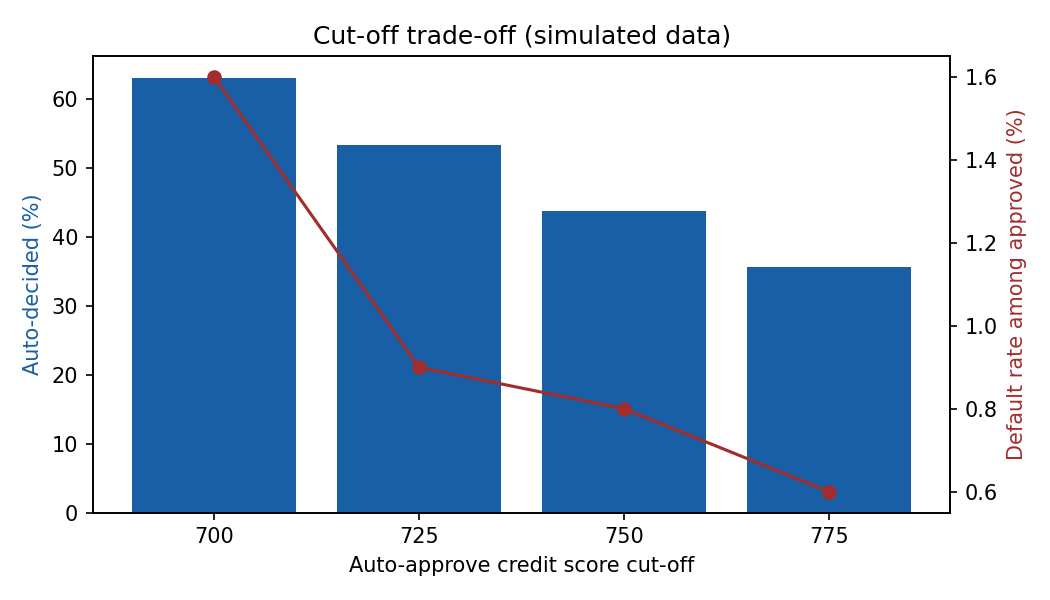

This chart was generated by the following Python code:
"""
Threshold sensitivity analysis.

Re-runs the screening with different auto-approve credit score cut-offs and
shows the trade-off: more auto-approvals vs. more risky approvals.

"Risky approval" = an auto-approved customer who (in the simulated data)
would later default. All data is synthetic and illustrative.
"""
import copy

import pandas as pd

from loan_screening import OUT, generate_applications, load_config, run_screening

CUTOFFS = [700, 725, 750, 775]


def main():
    base_cfg = load_config()
    df = generate_applications(n=1000, seed=42)
    rows = []

    for cutoff in CUTOFFS:
        cfg = copy.deepcopy(base_cfg)
        cfg["auto_approve"]["min_score"] = cutoff
        result = run_screening(df, cfg)

        approved = result[result["decision"] == "AUTO_APPROVE"]
        auto_decided = result["decision"].isin(["AUTO_APPROVE", "AUTO_REJECT"]).mean()
        rows.append({
            "approve_cutoff": cutoff,
            "auto_approved": len(approved),
            "auto_decided_pct": round(100 * auto_decided, 1),
            "manual_review": int((result["decision"] == "MANUAL_REVIEW").sum()),
            "default_rate_among_approved_pct": round(100 * approved["would_default"].mean(), 1),
            "risky_approvals": int(approved["would_default"].sum()),
        })

    table = pd.DataFrame(rows)
    OUT.mkdir(exist_ok=True)
    table.to_csv(OUT / "sensitivity.csv", index=False)
    print(table.to_string(index=False))

    import matplotlib
    matplotlib.use("Agg")
    import matplotlib.pyplot as plt

    fig, ax1 = plt.subplots(figsize=(7, 4))
    ax1.bar(table["approve_cutoff"].astype(str), table["auto_decided_pct"], color="#185FA5")
    ax1.set_xlabel("Auto-approve credit score cut-off")
    ax1.set_ylabel("Auto-decided (%)", color="#185FA5")
    ax2 = ax1.twinx()
    ax2.plot(table["approve_cutoff"].astype(str), table["default_rate_among_approved_pct"],
             color="#A32D2D", marker="o")
    ax2.set_ylabel("Default rate among approved (%)", color="#A32D2D")
    ax1.set_title("Cut-off trade-off (simulated data)")
    fig.tight_layout()
    fig.savefig(OUT / "sensitivity.png", dpi=150)


if __name__ == "__main__":
    main()
